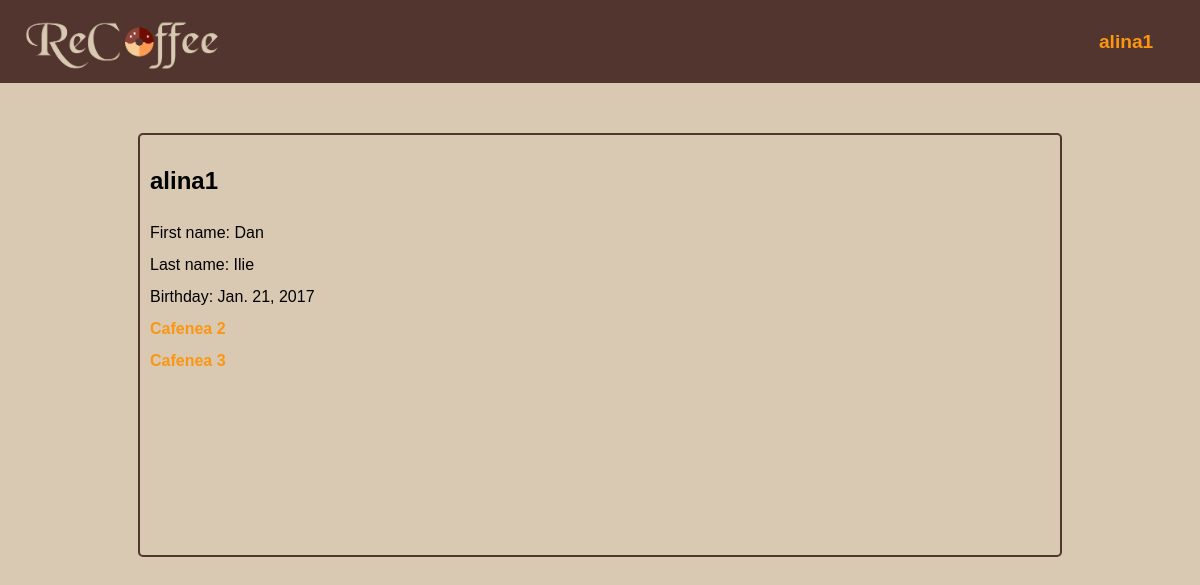
The page /user/1/ (signed in) on the database its author committed.
### ReCoffee/models.py (models this page shows, shortened)
class UserProfile(models.Model):
    first_name = models.CharField(max_length=20)
    last_name = models.CharField(max_length=20)
    birthday = models.DateField(null=True)
    user = models.OneToOneField(
        User,
        primary_key=True,
        related_name='profile')
    class Meta:
        verbose_name_plural = 'User Profiles'

class Favorite(models.Model):
    user = models.ForeignKey(UserProfile, related_name='favorite')
    shop = models.ForeignKey(ShopProfile, related_name='favorite')
    class Meta:
        unique_together = ('user', 'shop')

class ShopProfile(models.Model):
    name = models.CharField(max_length=50)
    location = models.CharField(max_length=200)
    rating = models.DecimalField(
        default=0,
        max_digits=2,
        decimal_places=1)

### ReCoffee/views.py (the view)
# urls.py: url(r'^user/(?P<pk>\d+)/$', views.user_profile,
def user_profile(request, pk):
    user_profile = models.UserProfile.objects.get(pk=pk)
    fave_list = user_profile.favorite.all()
    context = {'user_profile': user_profile, 'fave_list': fave_list, }
    return render(request, 'ReCoffee/user_profile.html', context)

### ReCoffee/templates/ReCoffee/user_profile.html
{% extends 'ReCoffee/base.html' %}
{% block content %}
{% block head%}
<article class="profile">
	<img src="{{ user.profile.avatar.url }}" id="avatar">
	<h1> {{ user.username }} </h1>
	<span> First name: {{ user_profile.first_name }} </span>
	<br><span> Last name: {{ user_profile.last_name }} </span>
	<br><span> Birthday: {{ user_profile.birthday }} </span>
	{% for fave in fave_list %}
		<br>
		<a href="{% url 'shop_profile' fave.shop.pk %}"> {{ fave.shop.name }}</a>
	{% endfor %}
</article>
{% endblock %}
{% endblock %}

### ReCoffee/templates/ReCoffee/base.html (shortened to what this page needs)
<!DOCTYPE html>
<html land="en">
<head>
	{% load static %}
	<link rel="stylesheet" type="text/css" href="{% static 'css/main.css' %}">
</head>
<body>
<a href="{% url 'index' %}">
	<img src="{% static 'images/Recoffee-logo.png' %}" id="logo">
</a>
<nav>
	{% if user.username %}
	<div class="dropdown">
		<a href="#" class="dropbtn">{{ user.username }}</a>
	</div>
	{% else %}
	<a class= "link" onclick = "javascript:window.location.href='/register.html'">Register</a>
	<a class= "link" onclick = "javascript:window.location.href='/login.html' ">Login</a>
	{% endif %}
</nav>
{% block content %}
{% endblock %}
</body>
</html>

### ReCoffee/static/css/main.css (style rules this page uses)
nav { background-color: #52352E; font-size: 1.2em; font-weight: bold; margin: auto; padding: 0.6em; position: relative; text-align: right; }
nav a { display: inline-block; margin-left: 1.25em; padding: 1em; text-align: center; transition: background-color 0.5s; width: 4.5em; }
nav a:link, a:visited { background-color: #52352E; color: #FB9612; }
.dropbtn { cursor: pointer; display: inline-block; margin-left: 1.25em; padding: 1em; text-align: center; transition: background-color 0.2s; width: 4.5em; }
.dropdown { display: inline-block; position: relative; }
#logo { float: left; height: auto; position: absolute; width: 250px; z-index: 2; }
.profile { align-items: center; border: 2px solid #52352E; border-radius: 5px; justify-content: center; line-height: 200%; margin: auto; margin-top: 50px; max-width: 75%; min-height: 400px; padding: 10px; position: relative; }
#avatar { float: right; height: auto; max-width: 200px; max-height: 400px; padding: 10px; }
a { color: #FB9612; font-weight: bold; text-decoration: none; }
body { background-color: #D9C9B3; font-family: Helvetica; margin: 0; }

### rows shown on the page
UserProfile: first_name "Dan", last_name "Ilie", birthday "Jan. 21, 2017"
Favorite: shop.name "Cafenea 2"
Favorite: shop.name "Cafenea 3"

### other values the page prints
{{ user.username }} "alina1"
